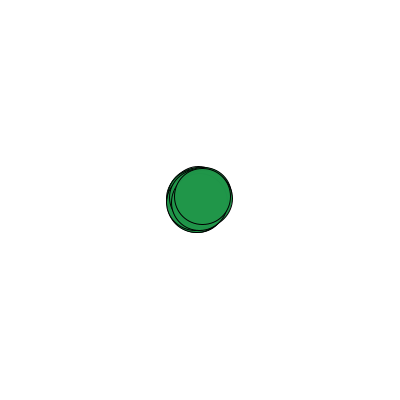
Frame 1 (no input)
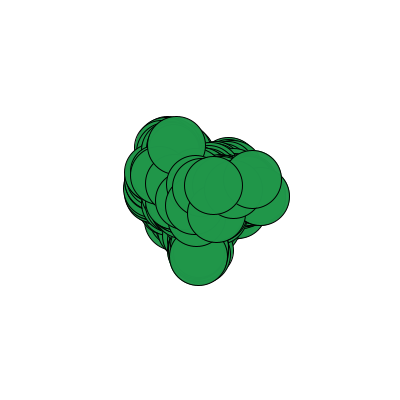
Frame 60 (the mouse pressed at the canvas centre just before this capture)
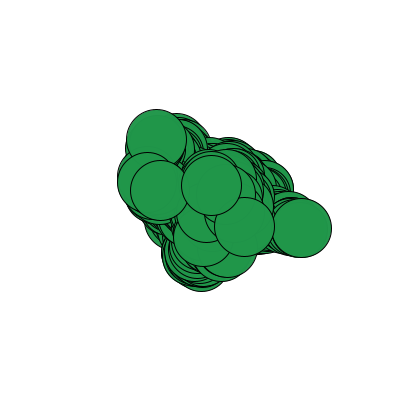
Frame 120 (the mouse held since frame 60 and released just before this capture)

The Processing sketch that drew these frames (run headless with seeded random() and noise(); from frame 60 on, the mouse is pressed at the canvas centre):

// Processing sketch: dzyklad07Tablice
// ── dzyklad07Tablice.pde
float grubosc;
float[] X = new float[20];
float[] Y = new float[20];

void setup()
{
  size(400, 400);
  rectMode(CENTER);
  background(255);
  //noStroke();
  colorMode(HSB);
  int nr = 1;
  while(nr<20)
  {
    X[nr] = 200;
    Y[nr] = 200;
    nr = nr + 1;
  }
}


void draw()
{
 //background(255);

  grubosc = random(50,60);
  int nr = 1;
  while(nr<20)
  {
    X[nr] = X[nr] + random(-5,5);
    Y[nr] = Y[nr] + random(-5,5);
    fill(100,200,150, 250);
    ellipse(X[nr],Y[nr], grubosc,grubosc);
    nr = nr + 1;
  }
  
}
